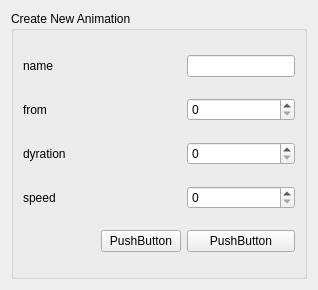
<?xml version="1.0" encoding="UTF-8"?>
<ui version="4.0">
 <class>FGEAddNewAnimationForm</class>
 <widget class="QWidget" name="FGEAddNewAnimationForm">
  <property name="geometry">
   <rect>
    <x>0</x>
    <y>0</y>
    <width>318</width>
    <height>290</height>
   </rect>
  </property>
  <property name="windowTitle">
   <string>Form</string>
  </property>
  <layout class="QGridLayout" name="gridLayout">
   <item row="0" column="0">
    <widget class="QGroupBox" name="groupBox">
     <property name="title">
      <string>Create New Animation</string>
     </property>
     <layout class="QGridLayout" name="gridLayout_2">
      <item row="4" column="2">
       <widget class="QPushButton" name="create_animation_pushButton">
        <property name="text">
         <string>PushButton</string>
        </property>
       </widget>
      </item>
      <item row="4" column="1">
       <widget class="QPushButton" name="pushButton_2">
        <property name="text">
         <string>PushButton</string>
        </property>
       </widget>
      </item>
      <item row="3" column="2">
       <widget class="QSpinBox" name="spinBox_3"/>
      </item>
      <item row="0" column="2">
       <widget class="QLineEdit" name="name_animation_lineEdit"/>
      </item>
      <item row="2" column="2">
       <widget class="QSpinBox" name="spinBox_2"/>
      </item>
      <item row="1" column="2">
       <widget class="QSpinBox" name="spinBox"/>
      </item>
      <item row="4" column="0">
       <spacer name="horizontalSpacer">
        <property name="orientation">
         <enum>Qt::Horizontal</enum>
        </property>
        <property name="sizeHint" stdset="0">
         <size>
          <width>40</width>
          <height>20</height>
         </size>
        </property>
       </spacer>
      </item>
      <item row="3" column="0" colspan="2">
       <widget class="QLabel" name="label_4">
        <property name="text">
         <string>speed</string>
        </property>
       </widget>
      </item>
      <item row="2" column="0" colspan="2">
       <widget class="QLabel" name="label_3">
        <property name="text">
         <string>dyration</string>
        </property>
       </widget>
      </item>
      <item row="1" column="0" colspan="2">
       <widget class="QLabel" name="label_2">
        <property name="text">
         <string>from</string>
        </property>
       </widget>
      </item>
      <item row="0" column="0" colspan="2">
       <widget class="QLabel" name="label">
        <property name="text">
         <string>name</string>
        </property>
       </widget>
      </item>
     </layout>
    </widget>
   </item>
  </layout>
 </widget>
 <resources/>
 <connections/>
</ui>
